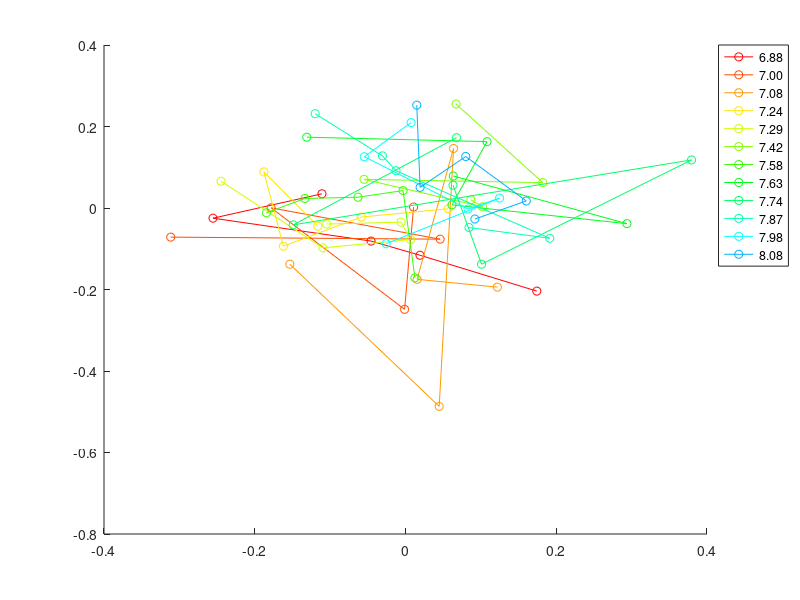
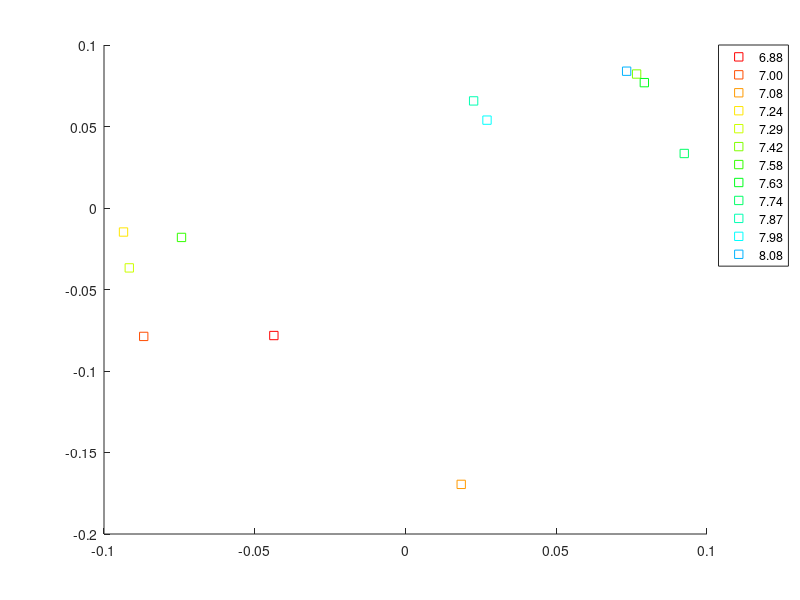
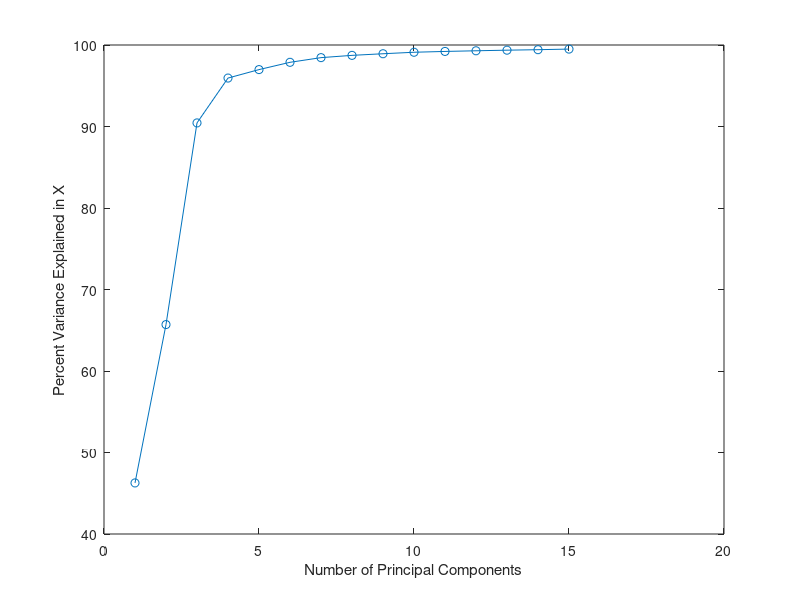
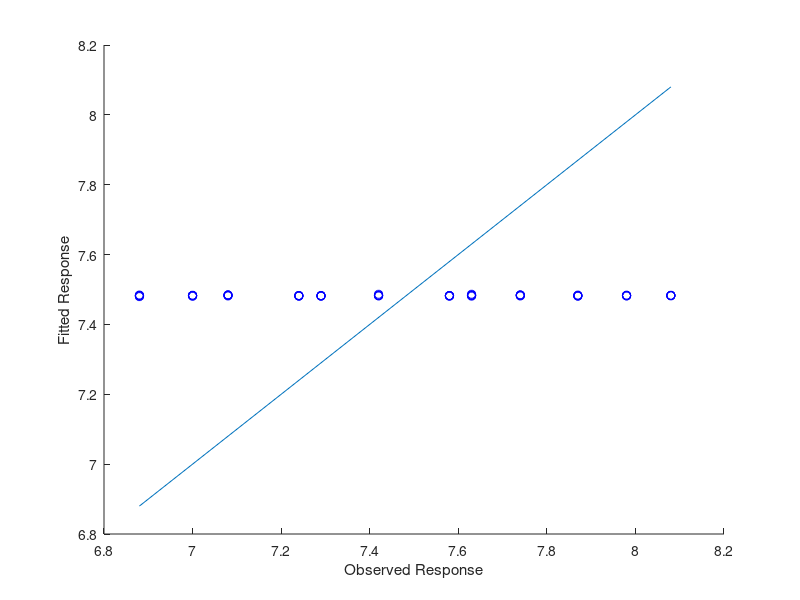

Write the MATLAB code that produced these figures, in order. (Note: this script raises an error after producing the figures.)
clear; close all; clc

nlevels = 12;
nreps = 5;

%% Virtualization
fprintf('Visualizing dataset for PLS.\n\n');
cc = hsv(20);
load samples_chip2_new;
load pH2;

featurenum = size(X, 1);

X = X';
sumup = sum(X,2);
X = bsxfun(@rdivide,X,sumup);
[n,m] = size(X);
[~,~,Xscores,~,~,PLSPctVar] = plsregress(X,pH);

figure('name', 'PLS');
hold on;
pHindex = zeros(nlevels, 1);
for i = 0:nlevels - 1
    plot(Xscores(i*nreps+1:i*nreps+nreps,1), Xscores(i*nreps+1:i*nreps+nreps,2), 'o-', 'color', cc(i+1,:));
    pHindex(i + 1) = i * nreps + 1;
end

legendCell = cellstr(num2str(pH(pHindex), '%.2f'));
legend(legendCell, 'Location', 'BestOutside');
hold off;

figure('name', 'PLS');
hold on;
for i = 0:nlevels - 1
    plot(mean(Xscores(i*nreps+1:i*nreps+nreps,1)), mean(Xscores(i*nreps+1:i*nreps+nreps,2)), 's', 'color', cc(i+1,:));
end
legend(legendCell, 'Location', 'BestOutside');
hold off;

fprintf('Program paused. Press enter to continue.\n\n');
pause;

%% Explaination
fprintf('Plotting the explanation of PLS.\n\n');
figure('name', 'Explain');
plot(1:15, 100*cumsum(PLSPctVar(1,1:15)),'o-');
xlabel('Number of Principal Components');
ylabel('Percent Variance Explained in X');
fprintf('Program paused. Press enter to continue.\n\n');
pause;

%% Evaluation
% Divide dataset into training set and testing set and evaluate the model.
fprintf('Divide dataset into train set and test set and evaluate the model.\n\n');
load index;

compcnt = 30;
v = zeros(compcnt*nreps, featurenum);
tot = zeros(compcnt, 1);

for k = 1:compcnt
    
    figure('name', num2str(k, 'PLSR with %d Components'));
    hold on;

	for i = 1:nreps
        test = (indices == i); train = ~test;
        Xtrain = X(train,:);
        pHtrain = pH(train);
        Xtest = X(test,:);
        pHtest = pH(test);
   
        [Xloadings,Yloadings,Xscores,Yscores,~,PLSPctVar] = plsregress(Xtrain,pHtrain,k);
        betaPLS = regress(pHtrain - mean(pHtrain), Xtrain * Xloadings(:,1:k));
        betaPLS = Xloadings(:,1:k) * betaPLS;
        
        v((k-1)*nreps+i, :) = betaPLS';
        
        betaPLS = [mean(pHtrain) - mean(Xtrain) * betaPLS; betaPLS];
        yfitPLS = [ones(size(Xtest,1),1) Xtest]*betaPLS;
        plot(pHtest,yfitPLS,'bo');
        xlabel('Observed Response');
        ylabel('Fitted Response');
    
        SMSE = (sum((yfitPLS - pHtest) .^ 2) / sum((pHtest - mean(pHtest)) .^ 2));
        tot(k) = tot(k) + SMSE;
    end
    lx = [min(pHtest) max(pHtest)];
    ly = lx;
    plot(lx, ly);
    hold off;

    fprintf('The average of SMSE with %d components is %f\n', k, tot(k) / nreps);
end

figure('name', 'figure for v');
[PCALoadings,PCAScores,PCAVar] = pca(v);
hold on;
for i = 0:compcnt - 1
    plot(PCAScores(i*nreps+1:i*nreps+nreps,1), PCAScores(i*nreps+1:i*nreps+nreps,2), 's-', 'color', cc(i+1,:));
end

legendCell = cellstr(num2str(((1:5)*2)', '%d components'));
legend(legendCell, 'Location', 'BestOutside');
hold off;